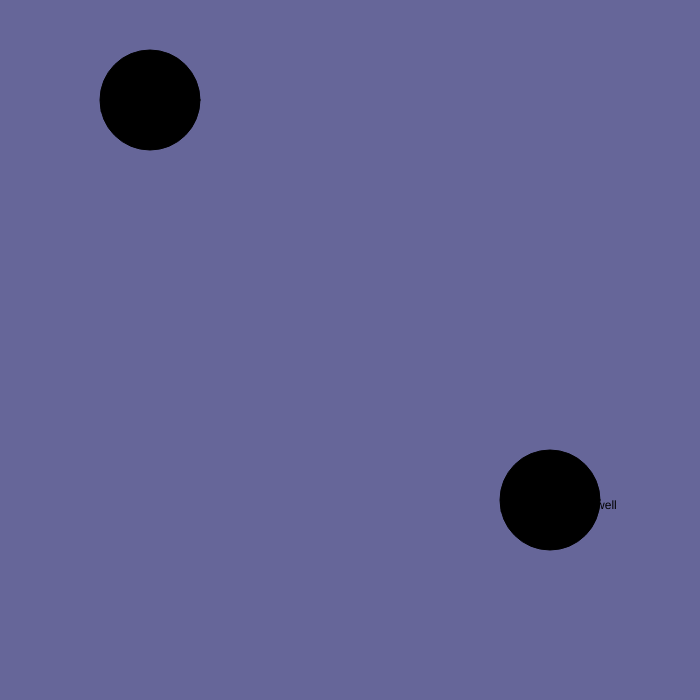
Frame 1 (no input)
Frame 60 (no input): identical to frame 1, image omitted
Frame 120 (the mouse pressed at the canvas centre since frame 60): identical to frame 1, image omitted

The p5.js sketch that drew this single still picture (run headless with seeded random() and noise() and a simulated clock; from frame 60 on, the mouse is pressed at the canvas centre):

// p5.js sketch
// ── sketch.js
// i still want to flesh out the levels including B,C,d........perhaps striking level5. something revealing thought processes,, deciion making trees..... TO BLANK OR TO BLANK


var level = "1a";


function setup() {
  createCanvas(700, 700)


}

function draw() {
  if (level == "1a") {
    level1a();
  } else if (level == "2a") {
    level2a();
  }else if (level == "2b"){
    level2b();

  } else if (level == "3a") {
    level3a();
  } else if (level == "4a") {
    level4a();
  } else if (level == "5a") {
    level5a();
  }
}


function mousePressed() {
  if (level == "1a") {
    var d = dist(550, 500, mouseX, mouseY)
    if (d < 50) 
      level = "2a";}
    else if (level=="1a"){
      var d =dist(150,100,mouseX,mouseY)
      if (d<50)
      level = "2b";
   else if (level == "2a") {
    var d = dist(250, 500, mouseX, mouseY)
    if (d < 50) {
      level = "3a";
    }
  } else if (level == "3a") {
    var d = dist(450, 400, mouseX, mouseY)
    if (d < 50) {
      level = "4a";
    }
  } else if (level == "4a") {
    var d = dist(250, 600, mouseX, mouseY)
    if (d < 125) {
      level = "5a";
    }
  }
}
}

function level1a() {
  //notwell

  background(102, 102, 153)
  fill(0);
  text("you are doing well", 100, 100, 300, 300)
  text("you are not doing well", 500, 500, 300, 300)
    //ellipseMode(RADIUS);
  // noFill();
  // noStroke();
  ellipse(550, 500, 100, 100);
  ellipse (150,100,100,100);

}


function level2a() {
  background(255, 0, 0);
  fill(255)
  text("hillarys is a jerk", 500, 100, 300, 300)
  text("hillary is not a jerk", 200, 500, 300, 300)

  // noFill();
  // noStroke();
  ellipse(250, 500, 100, 100);

function level2b() {
  background (0,100,200);
  fill(255)
  text ("bleeep bloop", width/2, height/2, 300,300)
  text("schnarrrg", 100,100,300,300)
  
  // noFill();
  // noStroke();
  ellipse (150,100,100,100);
}

}

function level3a() {
  background(0, 255, 0);
  fill(255)
  text("this is hard", 200, 200, 300, 300)
  text("this aint so bad", 400, 400, 300, 300)

  noFill();
  noStroke();
  ellipse(450, 400, 100, 100);
}

function level4a() {
  background(0, 0, 255);
  fill(255)
  text("still though...better practice caution", 150, 600, 300, 300)
  text("WILD N FREE CODER #HACKLYFE #UNTOLDPOSSIBILTIES #TWENTIYFIRSTCENTURY", 50, 50, 300, 300)

  noFill();
  noStroke();
  ellipse(250, 600, 300, 300)
}

function level5a() {
  background(250, 100, 0)
  fill(255)
  text("CONGRATULATIONS YOU STILL DONT KNOW HOW TO CODE", width/2, height/2, 300, 300)
}
